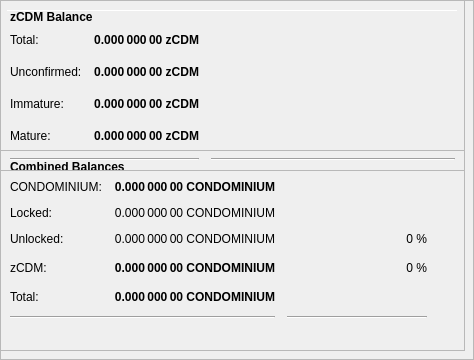
        <widget class="QFrame" name="frameObfuscation">
         <property name="minimumSize">
          <size>
           <width>0</width>
           <height>350</height>
          </size>
         </property>
         <property name="layoutDirection">
          <enum>Qt::LeftToRight</enum>
         </property>
         <property name="frameShape">
          <enum>QFrame::StyledPanel</enum>
         </property>
         <property name="frameShadow">
          <enum>QFrame::Raised</enum>
         </property>
         <widget class="QPushButton" name="runAutoDenom">
          <property name="geometry">
           <rect>
            <x>251</x>
            <y>17</y>
            <width>1</width>
            <height>1</height>
           </rect>
          </property>
          <property name="palette">
           <palette>
            <active>
             <colorrole role="WindowText">
              <brush brushstyle="SolidPattern">
               <color alpha="255">
                <red>0</red>
                <green>0</green>
                <blue>0</blue>
               </color>
              </brush>
             </colorrole>
             <colorrole role="Button">
              <brush brushstyle="SolidPattern">
               <color alpha="255">
                <red>239</red>
                <green>238</green>
                <blue>238</blue>
               </color>
              </brush>
             </colorrole>
             <colorrole role="Light">
              <brush brushstyle="SolidPattern">
               <color alpha="255">
                <red>255</red>
                <green>255</green>
                <blue>255</blue>
               </color>
              </brush>
             </colorrole>
             <colorrole role="Midlight">
              <brush brushstyle="SolidPattern">
               <color alpha="255">
                <red>247</red>
                <green>246</green>
                <blue>246</blue>
               </color>
              </brush>
             </colorrole>
             <colorrole role="Dark">
              <brush brushstyle="SolidPattern">
               <color alpha="255">
                <red>119</red>
                <green>119</green>
                <blue>119</blue>
               </color>
              </brush>
             </colorrole>
             <colorrole role="Mid">
              <brush brushstyle="SolidPattern">
               <color alpha="255">
                <red>159</red>
                <green>159</green>
                <blue>159</blue>
               </color>
              </brush>
             </colorrole>
             <colorrole role="Text">
              <brush brushstyle="SolidPattern">
               <color alpha="255">
                <red>0</red>
                <green>0</green>
                <blue>0</blue>
               </color>
              </brush>
             </colorrole>
             <colorrole role="BrightText">
              <brush brushstyle="SolidPattern">
               <color alpha="255">
                <red>255</red>
                <green>255</green>
                <blue>255</blue>
               </color>
              </brush>
             </colorrole>
             <colorrole role="ButtonText">
              <brush brushstyle="SolidPattern">
               <color alpha="255">
                <red>0</red>
                <green>0</green>
                <blue>0</blue>
               </color>
              </brush>
             </colorrole>
             <colorrole role="Base">
              <brush brushstyle="SolidPattern">
               <color alpha="255">
                <red>255</red>
                <green>255</green>
                <blue>255</blue>
               </color>
              </brush>
             </colorrole>
             <colorrole role="Window">
              <brush brushstyle="SolidPattern">
               <color alpha="255">
                <red>239</red>
                <green>238</green>
                <blue>238</blue>
               </color>
              </brush>
             </colorrole>
             <colorrole role="Shadow">
              <brush brushstyle="SolidPattern">
               <color alpha="255">
                <red>0</red>
                <green>0</green>
                <blue>0</blue>
               </color>
              </brush>
             </colorrole>
             <colorrole role="AlternateBase">
              <brush brushstyle="SolidPattern">
               <color alpha="255">
                <red>247</red>
                <green>246</green>
                <blue>246</blue>
               </color>
              </brush>
             </colorrole>
             <colorrole role="ToolTipBase">
              <brush brushstyle="SolidPattern">
               <color alpha="255">
                <red>255</red>
                <green>255</green>
                <blue>220</blue>
               </color>
              </brush>
             </colorrole>
             <colorrole role="ToolTipText">
              <brush brushstyle="SolidPattern">
               <color alpha="255">
                <red>0</red>
                <green>0</green>
                <blue>0</blue>
               </color>
              </brush>
             </colorrole>
            </active>
            <inactive>
             <colorrole role="WindowText">
              <brush brushstyle="SolidPattern">
               <color alpha="255">
                <red>0</red>
                <green>0</green>
                <blue>0</blue>
               </color>
              </brush>
             </colorrole>
             <colorrole role="Button">
              <brush brushstyle="SolidPattern">
               <color alpha="255">
                <red>239</red>
                <green>238</green>
                <blue>238</blue>
               </color>
              </brush>
             </colorrole>
             <colorrole role="Light">
              <brush brushstyle="SolidPattern">
               <color alpha="255">
                <red>255</red>
                <green>255</green>
                <blue>255</blue>
               </color>
              </brush>
             </colorrole>
             <colorrole role="Midlight">
              <brush brushstyle="SolidPattern">
               <color alpha="255">
                <red>247</red>
                <green>246</green>
                <blue>246</blue>
               </color>
              </brush>
             </colorrole>
             <colorrole role="Dark">
              <brush brushstyle="SolidPattern">
               <color alpha="255">
                <red>119</red>
                <green>119</green>
                <blue>119</blue>
               </color>
              </brush>
             </colorrole>
             <colorrole role="Mid">
              <brush brushstyle="SolidPattern">
               <color alpha="255">
                <red>159</red>
                <green>159</green>
                <blue>159</blue>
               </color>
              </brush>
             </colorrole>
             <colorrole role="Text">
              <brush brushstyle="SolidPattern">
               <color alpha="255">
                <red>0</red>
                <green>0</green>
                <blue>0</blue>
               </color>
              </brush>
             </colorrole>
             <colorrole role="BrightText">
              <brush brushstyle="SolidPattern">
               <color alpha="255">
                <red>255</red>
                <green>255</green>
                <blue>255</blue>
               </color>
              </brush>
             </colorrole>
             <colorrole role="ButtonText">
              <brush brushstyle="SolidPattern">
               <color alpha="255">
                <red>0</red>
                <green>0</green>
                <blue>0</blue>
               </color>
              </brush>
             </colorrole>
             <colorrole role="Base">
              <brush brushstyle="SolidPattern">
               <color alpha="255">
                <red>255</red>
                <green>255</green>
                <blue>255</blue>
               </color>
              </brush>
             </colorrole>
             <colorrole role="Window">
              <brush brushstyle="SolidPattern">
               <color alpha="255">
                <red>239</red>
                <green>238</green>
                <blue>238</blue>
               </color>
              </brush>
             </colorrole>
             <colorrole role="Shadow">
              <brush brushstyle="SolidPattern">
               <color alpha="255">
                <red>0</red>
                <green>0</green>
                <blue>0</blue>
               </color>
              </brush>
             </colorrole>
             <colorrole role="AlternateBase">
              <brush brushstyle="SolidPattern">
               <color alpha="255">
                <red>247</red>
                <green>246</green>
                <blue>246</blue>
               </color>
              </brush>
             </colorrole>
             <colorrole role="ToolTipBase">
              <brush brushstyle="SolidPattern">
               <color alpha="255">
                <red>255</red>
                <green>255</green>
                <blue>220</blue>
               </color>
              </brush>
             </colorrole>
             <colorrole role="ToolTipText">
              <brush brushstyle="SolidPattern">
               <color alpha="255">
                <red>0</red>
                <green>0</green>
                <blue>0</blue>
               </color>
              </brush>
             </colorrole>
            </inactive>
            <disabled>
             <colorrole role="WindowText">
              <brush brushstyle="SolidPattern">
               <color alpha="255">
                <red>119</red>
                <green>119</green>
                <blue>119</blue>
               </color>
              </brush>
             </colorrole>
             <colorrole role="Button">
              <brush brushstyle="SolidPattern">
               <color alpha="255">
                <red>239</red>
                <green>238</green>
                <blue>238</blue>
               </color>
              </brush>
             </colorrole>
             <colorrole role="Light">
              <brush brushstyle="SolidPattern">
               <color alpha="255">
                <red>255</red>
                <green>255</green>
                <blue>255</blue>
               </color>
              </brush>
             </colorrole>
             <colorrole role="Midlight">
              <brush brushstyle="SolidPattern">
               <color alpha="255">
                <red>247</red>
                <green>246</green>
                <blue>246</blue>
               </color>
              </brush>
             </colorrole>
             <colorrole role="Dark">
              <brush brushstyle="SolidPattern">
               <color alpha="255">
                <red>119</red>
                <green>119</green>
                <blue>119</blue>
               </color>
              </brush>
             </colorrole>
             <colorrole role="Mid">
              <brush brushstyle="SolidPattern">
               <color alpha="255">
                <red>159</red>
                <green>159</green>
                <blue>159</blue>
               </color>
              </brush>
             </colorrole>
             <colorrole role="Text">
              <brush brushstyle="SolidPattern">
               <color alpha="255">
                <red>119</red>
                <green>119</green>
                <blue>119</blue>
               </color>
              </brush>
             </colorrole>
             <colorrole role="BrightText">
              <brush brushstyle="SolidPattern">
               <color alpha="255">
                <red>255</red>
                <green>255</green>
                <blue>255</blue>
               </color>
              </brush>
             </colorrole>
             <colorrole role="ButtonText">
              <brush brushstyle="SolidPattern">
               <color alpha="255">
                <red>119</red>
                <green>119</green>
                <blue>119</blue>
               </color>
              </brush>
             </colorrole>
             <colorrole role="Base">
              <brush brushstyle="SolidPattern">
               <color alpha="255">
                <red>239</red>
                <green>238</green>
                <blue>238</blue>
               </color>
              </brush>
             </colorrole>
             <colorrole role="Window">
              <brush brushstyle="SolidPattern">
               <color alpha="255">
                <red>239</red>
                <green>238</green>
                <blue>238</blue>
               </color>
              </brush>
             </colorrole>
             <colorrole role="Shadow">
              <brush brushstyle="SolidPattern">
               <color alpha="255">
                <red>0</red>
                <green>0</green>
                <blue>0</blue>
               </color>
              </brush>
             </colorrole>
             <colorrole role="AlternateBase">
              <brush brushstyle="SolidPattern">
               <color alpha="255">
                <red>239</red>
                <green>238</green>
                <blue>238</blue>
               </color>
              </brush>
             </colorrole>
             <colorrole role="ToolTipBase">
              <brush brushstyle="SolidPattern">
               <color alpha="255">
                <red>255</red>
                <green>255</green>
                <blue>220</blue>
               </color>
              </brush>
             </colorrole>
             <colorrole role="ToolTipText">
              <brush brushstyle="SolidPattern">
               <color alpha="255">
                <red>0</red>
                <green>0</green>
                <blue>0</blue>
               </color>
              </brush>
             </colorrole>
            </disabled>
           </palette>
          </property>
          <property name="focusPolicy">
           <enum>Qt::NoFocus</enum>
          </property>
          <property name="autoFillBackground">
           <bool>true</bool>
          </property>
          <property name="text">
           <string/>
          </property>
          <property name="flat">
           <bool>true</bool>
          </property>
         </widget>
         <widget class="Line" name="line">
          <property name="geometry">
           <rect>
            <x>7</x>
            <y>10</y>
            <width>451</width>
            <height>1</height>
           </rect>
          </property>
          <property name="orientation">
           <enum>Qt::Horizontal</enum>
          </property>
         </widget>
         <widget class="QFrame" name="frame_3">
          <property name="geometry">
           <rect>
            <x>0</x>
            <y>150</y>
            <width>465</width>
            <height>201</height>
           </rect>
          </property>
          <property name="frameShape">
           <enum>QFrame::StyledPanel</enum>
          </property>
          <property name="frameShadow">
           <enum>QFrame::Raised</enum>
          </property>
          <layout class="QVBoxLayout" name="verticalLayout_5">
           <item>
            <layout class="QHBoxLayout" name="horizontalLayout_5" stretch="0">
             <item>
              <widget class="QLabel" name="label_5z">
               <property name="maximumSize">
                <size>
                 <width>16777215</width>
                 <height>20</height>
                </size>
               </property>
               <property name="font">
                <font>
                 <weight>75</weight>
                 <bold>true</bold>
                </font>
               </property>
               <property name="toolTip">
                <string>Combined Balances (including unconfirmed and immature coins)</string>
               </property>
               <property name="text">
                <string>&lt;html&gt;&lt;head/&gt;&lt;body&gt;&lt;p&gt;Combined Balances&lt;/p&gt;&lt;/body&gt;&lt;/html&gt;</string>
               </property>
              </widget>
             </item>
            </layout>
           </item>
           <item>
            <layout class="QGridLayout" name="gridLayout_3">
             <property name="spacing">
              <number>12</number>
             </property>
             <item row="7" column="0" colspan="2">
              <widget class="Line" name="lineSpendableBalance_3">
               <property name="orientation">
                <enum>Qt::Horizontal</enum>
               </property>
              </widget>
             </item>
             <item row="7" column="2">
              <widget class="Line" name="lineWatchBalance_3">
               <property name="sizePolicy">
                <sizepolicy hsizetype="Preferred" vsizetype="Fixed">
                 <horstretch>0</horstretch>
                 <verstretch>0</verstretch>
                </sizepolicy>
               </property>
               <property name="minimumSize">
                <size>
                 <width>140</width>
                 <height>0</height>
                </size>
               </property>
               <property name="orientation">
                <enum>Qt::Horizontal</enum>
               </property>
              </widget>
             </item>
             <item row="4" column="1">
              <widget class="QLabel" name="labelzBalancez">
               <property name="font">
                <font>
                 <weight>75</weight>
                 <bold>true</bold>
                </font>
               </property>
               <property name="cursor">
                <cursorShape>IBeamCursor</cursorShape>
               </property>
               <property name="toolTip">
                <string>Total of transactions that have yet to be confirmed, and do not yet count toward the spendable balance</string>
               </property>
               <property name="text">
                <string notr="true">0.000 000 00 CONDOMINIUM</string>
               </property>
               <property name="alignment">
                <set>Qt::AlignRight|Qt::AlignTrailing|Qt::AlignVCenter</set>
               </property>
               <property name="textInteractionFlags">
                <set>Qt::LinksAccessibleByMouse|Qt::TextSelectableByKeyboard|Qt::TextSelectableByMouse</set>
               </property>
              </widget>
             </item>
             <item row="6" column="1">
              <widget class="QLabel" name="labelTotalz">
               <property name="font">
                <font>
                 <weight>75</weight>
                 <bold>true</bold>
                </font>
               </property>
               <property name="cursor">
                <cursorShape>IBeamCursor</cursorShape>
               </property>
               <property name="toolTip">
                <string>Total Balance, including unconfirmed and immature coins.</string>
               </property>
               <property name="text">
                <string notr="true">0.000 000 00 CONDOMINIUM</string>
               </property>
               <property name="alignment">
                <set>Qt::AlignRight|Qt::AlignTrailing|Qt::AlignVCenter</set>
               </property>
               <property name="textInteractionFlags">
                <set>Qt::LinksAccessibleByMouse|Qt::TextSelectableByKeyboard|Qt::TextSelectableByMouse</set>
               </property>
              </widget>
             </item>
             <item row="4" column="3">
              <spacer name="horizontalSpacer_6">
               <property name="orientation">
                <enum>Qt::Horizontal</enum>
               </property>
               <property name="sizeHint" stdset="0">
                <size>
                 <width>40</width>
                 <height>20</height>
                </size>
               </property>
              </spacer>
             </item>
             <item row="6" column="0">
              <widget class="QLabel" name="labelTotalTextz">
               <property name="text">
                <string>Total:</string>
               </property>
              </widget>
             </item>
             <item row="1" column="0">
              <widget class="QLabel" name="labelBalanceTextz">
               <property name="text">
                <string>CONDOMINIUM:</string>
               </property>
              </widget>
             </item>
             <item row="1" column="1">
              <widget class="QLabel" name="labelBalancez">
               <property name="font">
                <font>
                 <weight>75</weight>
                 <bold>true</bold>
                </font>
               </property>
               <property name="cursor">
                <cursorShape>IBeamCursor</cursorShape>
               </property>
               <property name="toolTip">
                <string>Your current spendable balance</string>
               </property>
               <property name="text">
                <string notr="true">0.000 000 00 CONDOMINIUM</string>
               </property>
               <property name="alignment">
                <set>Qt::AlignRight|Qt::AlignTrailing|Qt::AlignVCenter</set>
               </property>
               <property name="textInteractionFlags">
                <set>Qt::LinksAccessibleByMouse|Qt::TextSelectableByKeyboard|Qt::TextSelectableByMouse</set>
               </property>
              </widget>
             </item>
             <item row="4" column="0">
              <widget class="QLabel" name="labelzBalanceTextz">
               <property name="toolTip">
                <string/>
               </property>
               <property name="text">
                <string>zCDM:</string>
               </property>
              </widget>
             </item>
             <item row="4" column="2">
              <widget class="QLabel" name="labelzCDMPercent">
               <property name="toolTip">
                <string>Current percentage of zCDM.
If AutoMint is enabled this percentage will settle around the configured AutoMint percentage (default = 10%)</string>
               </property>
               <property name="text">
                <string>0 %</string>
               </property>
               <property name="alignment">
                <set>Qt::AlignRight|Qt::AlignTrailing|Qt::AlignVCenter</set>
               </property>
              </widget>
             </item>
             <item row="6" column="2">
              <widget class="QLabel" name="label100Percent">
               <property name="text">
                <string/>
               </property>
               <property name="alignment">
                <set>Qt::AlignRight|Qt::AlignTrailing|Qt::AlignVCenter</set>
               </property>
              </widget>
             </item>
             <item row="2" column="1">
              <widget class="QLabel" name="labelLockedBalance">
               <property name="toolTip">
                <string>Locked CONDOMINIUM or Masternode collaterals. These are excluded from zCDM minting.</string>
               </property>
               <property name="text">
                <string>0.000 000 00 CONDOMINIUM</string>
               </property>
               <property name="alignment">
                <set>Qt::AlignRight|Qt::AlignTrailing|Qt::AlignVCenter</set>
               </property>
              </widget>
             </item>
             <item row="2" column="0">
              <widget class="QLabel" name="labelLockedBalanceText">
               <property name="toolTip">
                <string>Locked CONDOMINIUM or Masternode collaterals. These are excluded from zCDM minting.</string>
               </property>
               <property name="text">
                <string>Locked:</string>
               </property>
              </widget>
             </item>
             <item row="3" column="0">
              <widget class="QLabel" name="labelUnLockedBalanceText">
               <property name="toolTip">
                <string>Unlocked CONDOMINIUMs. These can be used for zCDM minting.</string>
               </property>
               <property name="text">
                <string>Unlocked:</string>
               </property>
              </widget>
             </item>
             <item row="3" column="1">
              <widget class="QLabel" name="labelUnLockedBalance">
               <property name="toolTip">
                <string>Unlocked CONDOMINIUMs. These can be used for zCDM minting.</string>
               </property>
               <property name="text">
                <string>0.000 000 00 CONDOMINIUM</string>
               </property>
               <property name="alignment">
                <set>Qt::AlignRight|Qt::AlignTrailing|Qt::AlignVCenter</set>
               </property>
              </widget>
             </item>
             <item row="3" column="2">
              <widget class="QLabel" name="labelCONDOMINIUMPercent">
               <property name="text">
                <string>0 %</string>
               </property>
               <property name="alignment">
                <set>Qt::AlignRight|Qt::AlignTrailing|Qt::AlignVCenter</set>
               </property>
              </widget>
             </item>
            </layout>
           </item>
           <item>
            <spacer name="verticalSpacer">
             <property name="orientation">
              <enum>Qt::Vertical</enum>
             </property>
             <property name="sizeHint" stdset="0">
              <size>
               <width>20</width>
               <height>40</height>
              </size>
             </property>
            </spacer>
           </item>
          </layout>
         </widget>
         <widget class="QFrame" name="frame_4">
          <property name="geometry">
           <rect>
            <x>0</x>
            <y>0</y>
            <width>465</width>
            <height>171</height>
           </rect>
          </property>
          <property name="frameShape">
           <enum>QFrame::StyledPanel</enum>
          </property>
          <property name="frameShadow">
           <enum>QFrame::Raised</enum>
          </property>
          <layout class="QVBoxLayout" name="verticalLayout_7">
           <item>
            <layout class="QHBoxLayout" name="horizontalLayout_8" stretch="0">
             <item>
              <widget class="QLabel" name="label_5z_3">
               <property name="maximumSize">
                <size>
                 <width>16777215</width>
                 <height>20</height>
                </size>
               </property>
               <property name="font">
                <font>
                 <weight>75</weight>
                 <bold>true</bold>
                </font>
               </property>
               <property name="text">
                <string>zCDM Balance</string>
               </property>
              </widget>
             </item>
            </layout>
           </item>
           <item>
            <layout class="QGridLayout" name="gridLayout_5">
             <property name="spacing">
              <number>12</number>
             </property>
             <item row="4" column="0">
              <widget class="QLabel" name="labelzBalanceMatureText">
               <property name="toolTip">
                <string>Mature: more than 20 confirmation and more than 1 mints of the same denomination after it was minted.
These zCDM are spendable.</string>
               </property>
               <property name="text">
                <string>Mature:</string>
               </property>
              </widget>
             </item>
             <item row="5" column="0" colspan="2">
              <widget class="Line" name="lineSpendableBalance_5">
               <property name="orientation">
                <enum>Qt::Horizontal</enum>
               </property>
              </widget>
             </item>
             <item row="1" column="1">
              <widget class="QLabel" name="labelzBalance">
               <property name="font">
                <font>
                 <weight>75</weight>
                 <bold>true</bold>
                </font>
               </property>
               <property name="cursor">
                <cursorShape>IBeamCursor</cursorShape>
               </property>
               <property name="toolTip">
                <string>All available zCDM, unconfirmed and immature zCDM included.</string>
               </property>
               <property name="text">
                <string notr="true">0.000 000 00 zCDM</string>
               </property>
               <property name="alignment">
                <set>Qt::AlignRight|Qt::AlignTrailing|Qt::AlignVCenter</set>
               </property>
               <property name="textInteractionFlags">
                <set>Qt::LinksAccessibleByMouse|Qt::TextSelectableByKeyboard|Qt::TextSelectableByMouse</set>
               </property>
              </widget>
             </item>
             <item row="5" column="2">
              <widget class="Line" name="lineWatchBalance_5">
               <property name="sizePolicy">
                <sizepolicy hsizetype="Preferred" vsizetype="Fixed">
                 <horstretch>0</horstretch>
                 <verstretch>0</verstretch>
                </sizepolicy>
               </property>
               <property name="minimumSize">
                <size>
                 <width>140</width>
                 <height>0</height>
                </size>
               </property>
               <property name="orientation">
                <enum>Qt::Horizontal</enum>
               </property>
              </widget>
             </item>
             <item row="1" column="0">
              <widget class="QLabel" name="labelzBalanceText">
               <property name="toolTip">
                <string>All available zCDM, unconfirmed and immature zCDM included.</string>
               </property>
               <property name="text">
                <string>Total:</string>
               </property>
              </widget>
             </item>
             <item row="1" column="2">
              <spacer name="horizontalSpacer_8">
               <property name="orientation">
                <enum>Qt::Horizontal</enum>
               </property>
               <property name="sizeHint" stdset="0">
                <size>
                 <width>40</width>
                 <height>20</height>
                </size>
               </property>
              </spacer>
             </item>
             <item row="4" column="2">
              <spacer name="horizontalSpacer_4">
               <property name="orientation">
                <enum>Qt::Horizontal</enum>
               </property>
               <property name="sizeHint" stdset="0">
                <size>
                 <width>40</width>
                 <height>20</height>
                </size>
               </property>
              </spacer>
             </item>
             <item row="4" column="1">
              <widget class="QLabel" name="labelzBalanceMature">
               <property name="font">
                <font>
                 <weight>75</weight>
                 <bold>true</bold>
                </font>
               </property>
               <property name="toolTip">
                <string>Mature: more than 20 confirmation and more than 1 mints of the same denomination after it was minted.
These zCDM are spendable.</string>
               </property>
               <property name="text">
                <string>0.000 000 00 zCDM</string>
               </property>
               <property name="alignment">
                <set>Qt::AlignRight|Qt::AlignTrailing|Qt::AlignVCenter</set>
               </property>
              </widget>
             </item>
             <item row="2" column="0">
              <widget class="QLabel" name="labelzBalanceUnconfirmedText">
               <property name="toolTip">
                <string>Unconfirmed: less than 20 confirmations
Immature: confirmed, but less than 1 mints of the same denomination after it was minted</string>
               </property>
               <property name="text">
                <string>Unconfirmed:</string>
               </property>
              </widget>
             </item>
             <item row="2" column="1">
              <widget class="QLabel" name="labelzBalanceUnconfirmed">
               <property name="font">
                <font>
                 <weight>75</weight>
                 <bold>true</bold>
                </font>
               </property>
               <property name="toolTip">
                <string>Unconfirmed: less than 20 confirmations
Immature: confirmed, but less than 1 mints of the same denomination after it was minted</string>
               </property>
               <property name="text">
                <string>0.000 000 00 zCDM</string>
               </property>
               <property name="alignment">
                <set>Qt::AlignRight|Qt::AlignTrailing|Qt::AlignVCenter</set>
               </property>
              </widget>
             </item>
             <item row="2" column="2">
              <spacer name="horizontalSpacer_5">
               <property name="orientation">
                <enum>Qt::Horizontal</enum>
               </property>
               <property name="sizeHint" stdset="0">
                <size>
                 <width>40</width>
                 <height>20</height>
                </size>
               </property>
              </spacer>
             </item>
             <item row="3" column="0">
              <widget class="QLabel" name="labelzBalanceImmatureText">
               <property name="toolTip">
                <string>Unconfirmed: less than 20 confirmations
Immature: confirmed, but less than 1 mints of the same denomination after it was minted</string>
               </property>
               <property name="text">
                <string>Immature:</string>
               </property>
              </widget>
             </item>
             <item row="3" column="1">
              <widget class="QLabel" name="labelzBalanceImmature">
               <property name="font">
                <font>
                 <weight>75</weight>
                 <bold>true</bold>
                </font>
               </property>
               <property name="toolTip">
                <string>Unconfirmed: less than 20 confirmations
Immature: confirmed, but less than 1 mints of the same denomination after it was minted</string>
               </property>
               <property name="text">
                <string>0.000 000 00 zCDM</string>
               </property>
               <property name="alignment">
                <set>Qt::AlignRight|Qt::AlignTrailing|Qt::AlignVCenter</set>
               </property>
              </widget>
             </item>
             <item row="3" column="2">
              <spacer name="horizontalSpacer_7">
               <property name="orientation">
                <enum>Qt::Horizontal</enum>
               </property>
               <property name="sizeHint" stdset="0">
                <size>
                 <width>40</width>
                 <height>20</height>
                </size>
               </property>
              </spacer>
             </item>
            </layout>
           </item>
          </layout>
         </widget>
        </widget>
